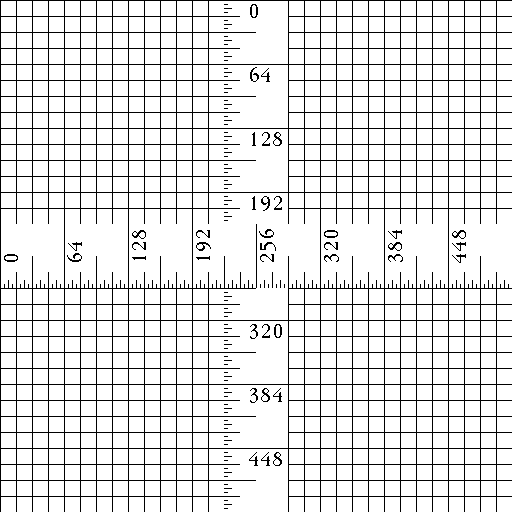
#> input picture Assignment-1/ruler.512.tiff, 512 x 512 px
$ python Q1.py
#> lines starting #> are read from the running program, lines starting #| are printed output that depends on the picture
# Written by Tushar Chandra - 2021211

import cv2
import numpy as np

# Loading the image
image = cv2.imread('ruler.512.tiff', cv2.IMREAD_GRAYSCALE)
#> image: shape (512, 512); 89% white; black in thin lines or dots

# Defining kernels
k3x3 = np.array([[1, 2, 1],
                [2, 4, 2],
                [1, 2, 1]]) / 16.0

k5x5 = np.array([[1, 4, 6, 4, 1],
                [4, 16, 24, 16, 4],
                [6, 24, 36, 24, 6],
                [4, 16, 24, 16, 4],
                [1, 4, 6, 4, 1]]) / 256.0

def gaussian(img, k):
    length, breadth = img.shape
    k_size = k.shape[0]
    ans = np.zeros_like(img)
    off = k_size // 2 # offset

    # Pad the image
    img = np.pad(img, ((off, off), (off, off)), mode='constant')

    for y in range(off, length + off):
        for x in range(off, breadth + off):
            region = img[y - off:y + off + 1, x - off:x + off + 1]
            ans[y - off, x - off] = np.sum(region * k)

    return ans

def median(img, k):
    length, breadth = img.shape
    ans = np.zeros_like(img)
    off = k // 2 # offset

    # Pad the image
    img = np.pad(img, ((off, off), (off, off)), mode='constant')

    for y in range(off, length + off):
        for x in range(off, breadth + off):
            region = img[y - off:y + off + 1, x - off:x + off + 1]
            ans[y - off, x - off] = np.median(region)

    return ans

# Gaussian Filters
gaussian3x3 = gaussian(image, k3x3)
#> in gaussian, `img = np.pad(img, ((off, off), (off, off)), mode='constant')`:
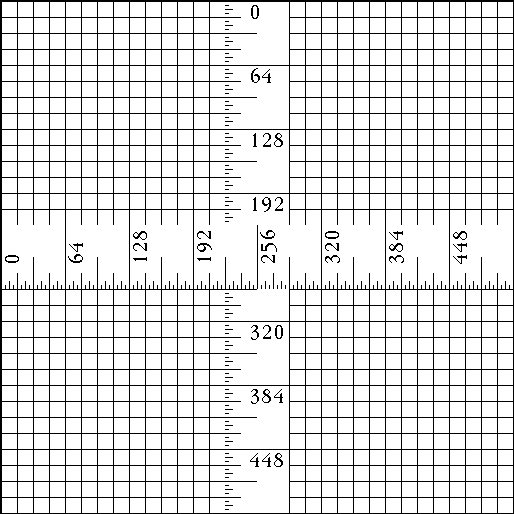
#> img: shape (514, 514); 88.3% white; black in thin lines or dots
#> after the loop in gaussian, `for y in range(off, length + off):`:
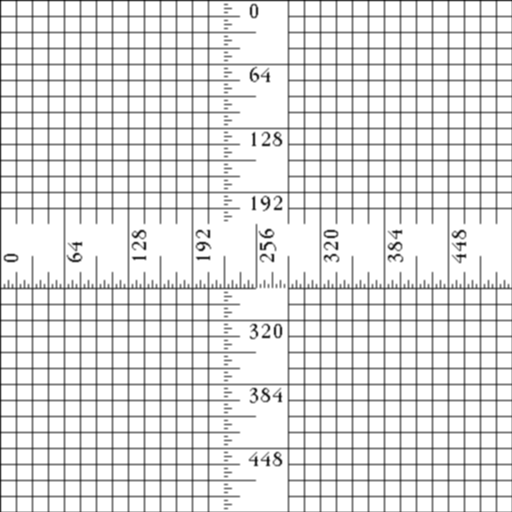
#> ans: shape (512, 512); min 15, max 255, mean 226.6
gaussian5x5 = gaussian(image, k5x5)
#> in gaussian (call 2), `img = np.pad(img, ((off, off), (off, off)), mode='constant')`:
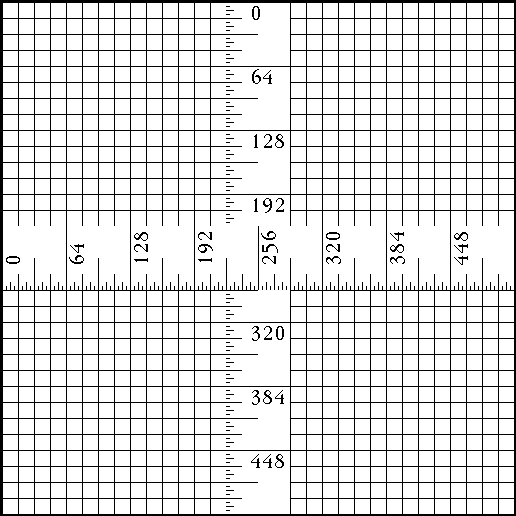
#> img: shape (516, 516); 87.6% white; black in thin lines or dots

# Median Filters
median3x3 = median(image, 3)
#> after the loop in median, `for y in range(off, length + off):`:
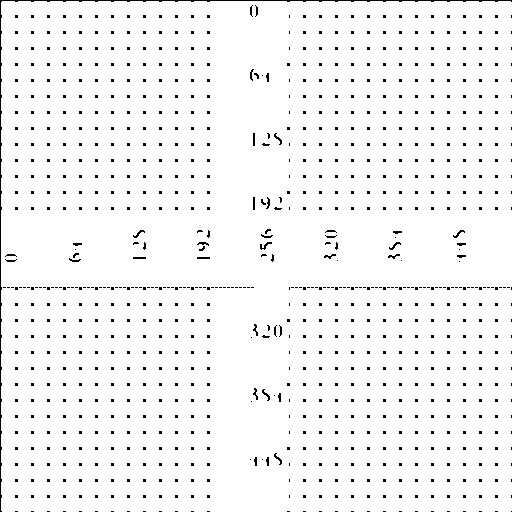
#> ans: shape (512, 512); 96.5% white; black in thin lines or dots
median5x5 = median(image, 5)
#> call 2 of median, with k = 5
#> after the loop in median (call 2), `for y in range(off, length + off):`:
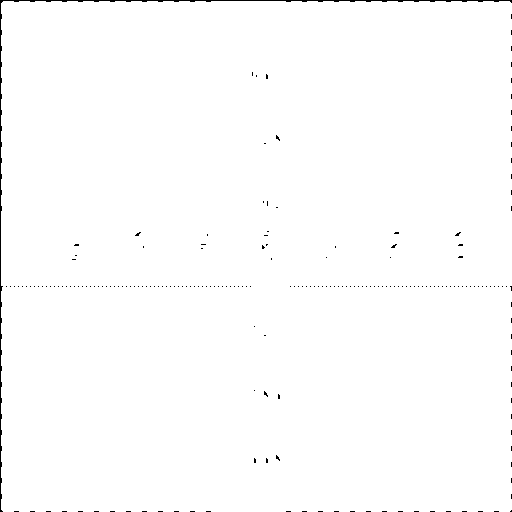
#> ans: shape (512, 512); 99.3% white; black in thin lines or dots

# Saving Filtered Images
cv2.imwrite('gaussian_3x3_result.tiff', gaussian3x3)
cv2.imwrite('gaussian_5x5_result.tiff', gaussian5x5)
cv2.imwrite('median_3x3_result.tiff', median3x3)
cv2.imwrite('median_5x5_result.tiff', median5x5)
